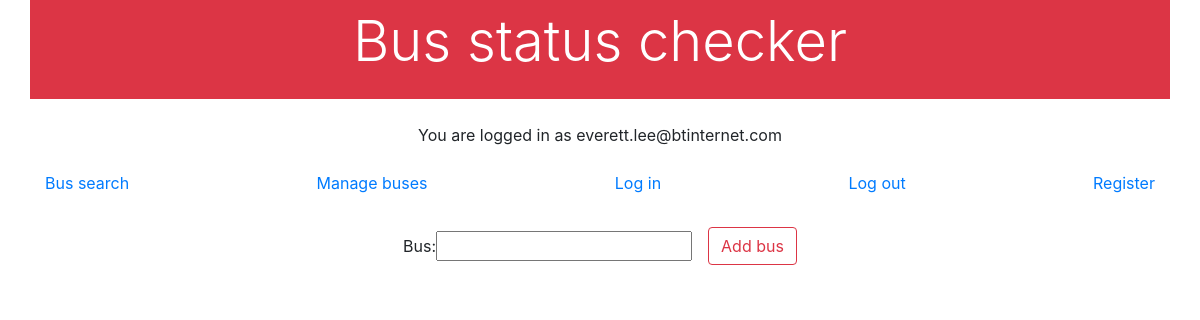
/manage-buses/ (signed in), run on an earlier commit of the app's database.
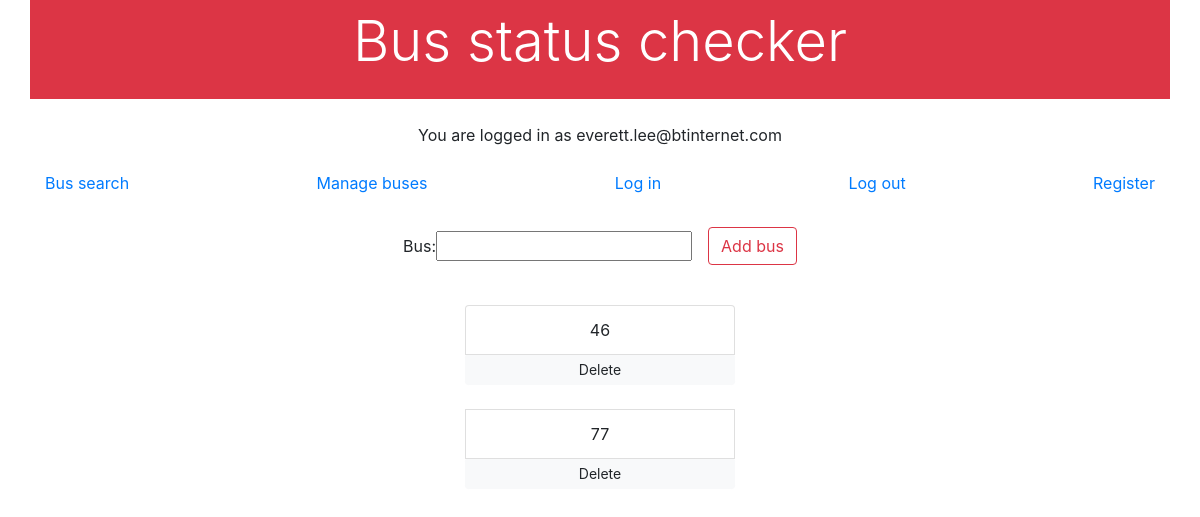
And on a later commit of the database.
### route_checker/models.py (models this page shows, shortened)
class Buses(models.Model):
    bus = models.CharField(max_length=10)
    user = models.ForeignKey(BusUser, on_delete=models.CASCADE)
    def __str__(self):
        return self.bus

### route_checker/views.py (the view)
# urls.py: path('manage-buses/', views.manage, name='manage'),
@login_required
def manage(request):
    form = BusForm(request.POST or None)
    if request.user.is_anonymous:
        buses = None
    else:
        buses = Buses.objects.filter(user__email=request.user.email)
    context = {
        'form': form,
        'buses': buses
    }
    if form.is_valid():
        form = form.save(commit = False)
        form.user = request.user
        form.save()
    return render(request, 'manage.html', context)

### route_checker/forms.py
class BusForm(forms.ModelForm):
    bus = forms.CharField(label='Bus')
    class Meta:
        model = Buses
        fields = ['bus',]

### route_checker/models.py (called while the page is built)
    @property
    def is_active(self):
        return self.active

### route_checker/templates/route_checker/manage.html
{% extends 'base.html' %}
{% block content %}
    <form  class='form-inline justify-content-center pb-3 pt-4' method='post'>{% csrf_token %}
      {{ form }}
      <button type='submit' class='btn btn-outline-danger ml-3'>Add bus</button>
    </form>
    <br>
    <div class="container w-25 h-25">
      {% if buses %}
      <ul class='list-group'>
      {% for bus in buses %}
        <li class='list-group-item'> {{ bus }} </li>
        <input type='button' class='btn btn-light btn-sm' value='Delete' onclick="location.href = '{% url "delete_bus" bus.pk %}';">
        <br>
      {% endfor %}
      </ul>
    </div>
    {% endif %}
{% endblock %}

What changed in the data, as far as the page shows it:
added Buses: bus "46", id "Delete"
added Buses: bus "77", id "Delete"
